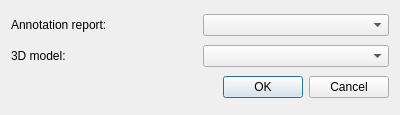
<?xml version="1.0" encoding="UTF-8"?>
<ui version="4.0">
 <class>Dialog</class>
 <widget class="QDialog" name="Dialog">
  <property name="geometry">
   <rect>
    <x>0</x>
    <y>0</y>
    <width>400</width>
    <height>115</height>
   </rect>
  </property>
  <property name="windowTitle">
   <string>3D reprojection</string>
  </property>
  <layout class="QVBoxLayout" name="verticalLayout">
   <item>
    <layout class="QHBoxLayout" name="horizontalLayout">
     <item>
      <widget class="QLabel" name="label">
       <property name="text">
        <string>Annotation report:</string>
       </property>
      </widget>
     </item>
     <item>
      <widget class="QComboBox" name="comboBox">
       <property name="minimumSize">
        <size>
         <width>100</width>
         <height>0</height>
        </size>
       </property>
      </widget>
     </item>
    </layout>
   </item>
   <item>
    <layout class="QHBoxLayout" name="horizontalLayout_2">
     <item>
      <widget class="QLabel" name="label_2">
       <property name="text">
        <string>3D model:</string>
       </property>
      </widget>
     </item>
     <item>
      <widget class="QComboBox" name="comboBox_2">
       <property name="minimumSize">
        <size>
         <width>100</width>
         <height>0</height>
        </size>
       </property>
      </widget>
     </item>
    </layout>
   </item>
   <item>
    <widget class="QDialogButtonBox" name="buttonBox">
     <property name="orientation">
      <enum>Qt::Horizontal</enum>
     </property>
     <property name="standardButtons">
      <set>QDialogButtonBox::Cancel|QDialogButtonBox::Ok</set>
     </property>
    </widget>
   </item>
  </layout>
 </widget>
 <resources/>
 <connections>
  <connection>
   <sender>buttonBox</sender>
   <signal>accepted()</signal>
   <receiver>Dialog</receiver>
   <slot>accept()</slot>
   <hints>
    <hint type="sourcelabel">
     <x>248</x>
     <y>254</y>
    </hint>
    <hint type="destinationlabel">
     <x>157</x>
     <y>274</y>
    </hint>
   </hints>
  </connection>
  <connection>
   <sender>buttonBox</sender>
   <signal>rejected()</signal>
   <receiver>Dialog</receiver>
   <slot>reject()</slot>
   <hints>
    <hint type="sourcelabel">
     <x>316</x>
     <y>260</y>
    </hint>
    <hint type="destinationlabel">
     <x>286</x>
     <y>274</y>
    </hint>
   </hints>
  </connection>
 </connections>
</ui>
